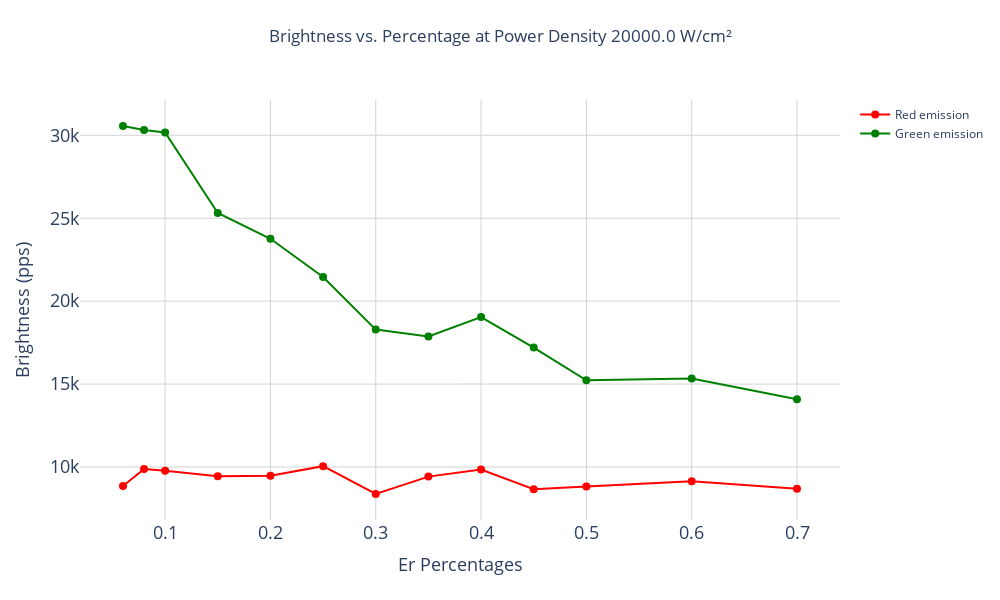

Source (notebook cell):
### Code cell
from OptimalPercentage import SinglePowerDensityPlot


# available power densities
available_power_densities = sorted({k for subdict in mydata.values() for k in subdict.keys()})
print(f'Available power densities: {available_power_densities}')

# select a power density
selected_power_density = float(input(f'Input a power density from the above options: '))

# single power density plot
single_plot = SinglePowerDensityPlot(mydata, selected_power_density)
single_plot.generate_plot(output_file='single_power_density_plot.html')

### Figure 1 — Plotly figure (JSON) as saved in the notebook; plotly's stock layout.template omitted (floating-point values rounded to 4 significant figures)
{"data": [{"line": {"color": "red"}, "marker": {"size": 8}, "mode": "lines+markers", "name": "Red emission", "type": "scatter", "x": [0.06, 0.08, 0.1, 0.15, 0.2, 0.25, 0.3, 0.35, 0.4, 0.45, 0.5, 0.6, 0.7], "y": [8855.0, 9876.0, 9768.0, 9438.0, 9478.0, 10050.0, 8373.0, 9421.0, 9853.0, 8662.0, 8821.0, 9137.0, 8682.0]}, {"line": {"color": "green"}, "marker": {"size": 8}, "mode": "lines+markers", "name": "Green emission", "type": "scatter", "x": [0.06, 0.08, 0.1, 0.15, 0.2, 0.25, 0.3, 0.35, 0.4, 0.45, 0.5, 0.6, 0.7], "y": [30560.0, 30320.0, 30170.0, 25320.0, 23760.0, 21460.0, 18280.0, 17870.0, 19040.0, 17200.0, 15230.0, 15330.0, 14090.0]}], "layout": {"height": 600, "title": {"text": "Brightness vs. Percentage at Power Density 20000.0 W/cm²", "x": 0.5, "y": 0.95}, "width": 1000, "xaxis": {"gridcolor": "lightgrey", "showgrid": true, "tickfont": {"size": 18}, "title": {"font": {"size": 18}, "text": "Er Percentages"}, "type": "linear"}, "yaxis": {"gridcolor": "lightgrey", "showgrid": true, "tickfont": {"size": 18}, "title": {"font": {"size": 18}, "text": "Brightness (pps)"}, "type": "linear"}}}
